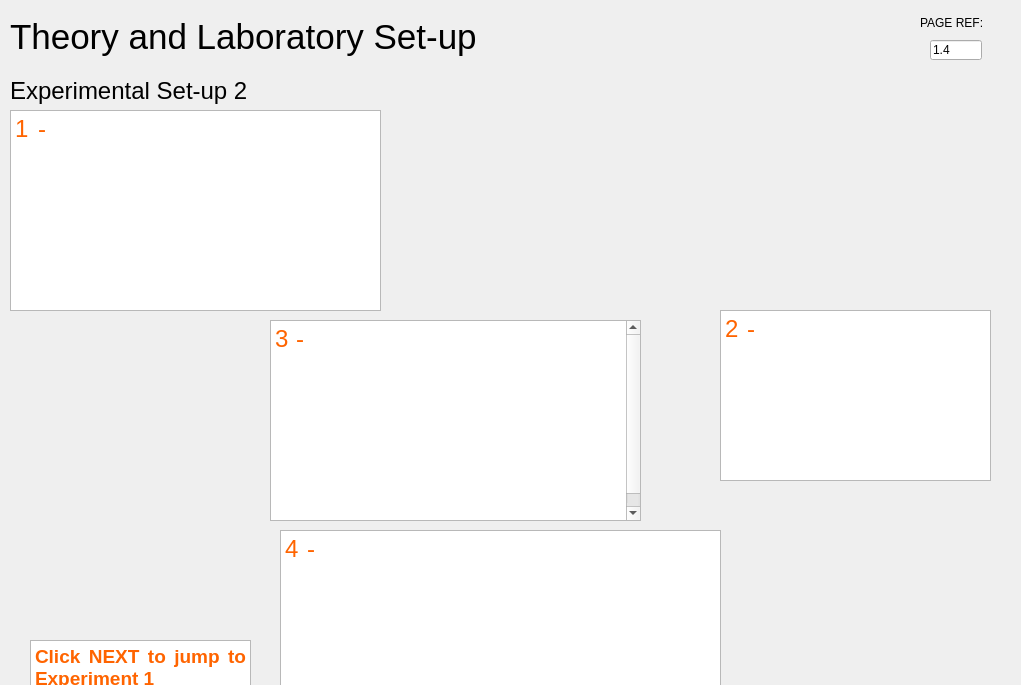
<?xml version="1.0" encoding="UTF-8"?>
<ui version="4.0">
 <class>MainWindow</class>
 <widget class="QMainWindow" name="MainWindow">
  <property name="geometry">
   <rect>
    <x>0</x>
    <y>0</y>
    <width>1021</width>
    <height>685</height>
   </rect>
  </property>
  <property name="windowTitle">
   <string>MainWindow</string>
  </property>
  <widget class="QWidget" name="centralwidget">
   <widget class="QLabel" name="labelTitle">
    <property name="geometry">
     <rect>
      <x>10</x>
      <y>70</y>
      <width>321</width>
      <height>41</height>
     </rect>
    </property>
    <property name="font">
     <font>
      <pointsize>18</pointsize>
     </font>
    </property>
    <property name="text">
     <string>Experimental Set-up 2</string>
    </property>
   </widget>
   <widget class="QTextBrowser" name="textBrowser">
    <property name="geometry">
     <rect>
      <x>270</x>
      <y>320</y>
      <width>371</width>
      <height>201</height>
     </rect>
    </property>
    <property name="html">
     <string>&lt;!DOCTYPE HTML PUBLIC &quot;-//W3C//DTD HTML 4.0//EN&quot; &quot;http://www.w3.org/TR/REC-html40/strict.dtd&quot;&gt;
&lt;html&gt;&lt;head&gt;&lt;meta name=&quot;qrichtext&quot; content=&quot;1&quot; /&gt;&lt;style type=&quot;text/css&quot;&gt;
p, li { white-space: pre-wrap; }
&lt;/style&gt;&lt;/head&gt;&lt;body style=&quot; font-family:'.AppleSystemUIFont'; font-size:13pt; font-weight:400; font-style:normal;&quot;&gt;
&lt;p align=&quot;justify&quot; style=&quot; margin-top:0px; margin-bottom:0px; margin-left:0px; margin-right:0px; -qt-block-indent:0; text-indent:0px;&quot;&gt;&lt;span style=&quot; font-family:'Calibri,sans-serif'; font-size:18pt; color:#ff6400; background-color:transparent;&quot;&gt;3 -&lt;/span&gt;&lt;span style=&quot; font-family:'Calibri,sans-serif'; font-size:12pt; color:#ffffff; background-color:transparent;&quot;&gt; The preparation is attached to a stand. The thread around Achilles tendon is attached to the strain gauge, which will measure the tension generated by the muscle. The muscle bath is rotated so it is vertical, and placed in a beaker of Frog Ringer.&lt;/span&gt;&lt;/p&gt;
&lt;p align=&quot;justify&quot; style=&quot; margin-top:0px; margin-bottom:0px; margin-left:0px; margin-right:0px; -qt-block-indent:0; text-indent:0px; line-height:120%;&quot;&gt;&lt;span style=&quot; font-family:'Calibri,sans-serif'; font-size:12pt; color:#ffffff; background-color:transparent;&quot;&gt;The strain gauge contains a piezo-electric crystal which generates a voltage when a force is applied to it. This happens when the muscle pulls on the hook.&lt;/span&gt;&lt;/p&gt;&lt;/body&gt;&lt;/html&gt;</string>
    </property>
   </widget>
   <widget class="QLabel" name="label_3">
    <property name="geometry">
     <rect>
      <x>10</x>
      <y>320</y>
      <width>261</width>
      <height>241</height>
     </rect>
    </property>
    <property name="text">
     <string/>
    </property>
    <property name="pixmap">
     <pixmap>../img/IM9.png</pixmap>
    </property>
    <property name="scaledContents">
     <bool>true</bool>
    </property>
   </widget>
   <widget class="QLabel" name="label_4">
    <property name="geometry">
     <rect>
      <x>380</x>
      <y>80</y>
      <width>261</width>
      <height>231</height>
     </rect>
    </property>
    <property name="text">
     <string/>
    </property>
    <property name="pixmap">
     <pixmap>../img/IM7.png</pixmap>
    </property>
    <property name="scaledContents">
     <bool>true</bool>
    </property>
   </widget>
   <widget class="QLabel" name="label_5">
    <property name="geometry">
     <rect>
      <x>720</x>
      <y>80</y>
      <width>271</width>
      <height>231</height>
     </rect>
    </property>
    <property name="text">
     <string/>
    </property>
    <property name="pixmap">
     <pixmap>../img/IM8.png</pixmap>
    </property>
    <property name="scaledContents">
     <bool>true</bool>
    </property>
   </widget>
   <widget class="QLabel" name="label_7">
    <property name="geometry">
     <rect>
      <x>720</x>
      <y>490</y>
      <width>271</width>
      <height>221</height>
     </rect>
    </property>
    <property name="text">
     <string/>
    </property>
    <property name="pixmap">
     <pixmap>../img/IM10.png</pixmap>
    </property>
    <property name="scaledContents">
     <bool>true</bool>
    </property>
   </widget>
   <widget class="QLabel" name="labelCurrentWindow">
    <property name="geometry">
     <rect>
      <x>10</x>
      <y>0</y>
      <width>711</width>
      <height>74</height>
     </rect>
    </property>
    <property name="font">
     <font>
      <pointsize>26</pointsize>
     </font>
    </property>
    <property name="text">
     <string>Theory and Laboratory Set-up</string>
    </property>
   </widget>
   <widget class="QLineEdit" name="lineEdit">
    <property name="geometry">
     <rect>
      <x>930</x>
      <y>40</y>
      <width>52</width>
      <height>20</height>
     </rect>
    </property>
    <property name="sizePolicy">
     <sizepolicy hsizetype="Ignored" vsizetype="Fixed">
      <horstretch>0</horstretch>
      <verstretch>0</verstretch>
     </sizepolicy>
    </property>
    <property name="text">
     <string>1.4</string>
    </property>
    <property name="readOnly">
     <bool>true</bool>
    </property>
   </widget>
   <widget class="QLabel" name="labelPageRef">
    <property name="geometry">
     <rect>
      <x>920</x>
      <y>0</y>
      <width>71</width>
      <height>46</height>
     </rect>
    </property>
    <property name="sizePolicy">
     <sizepolicy hsizetype="Maximum" vsizetype="Preferred">
      <horstretch>0</horstretch>
      <verstretch>0</verstretch>
     </sizepolicy>
    </property>
    <property name="text">
     <string>PAGE REF:</string>
    </property>
   </widget>
   <widget class="QPushButton" name="pushButtonMenu">
    <property name="geometry">
     <rect>
      <x>910</x>
      <y>720</y>
      <width>75</width>
      <height>23</height>
     </rect>
    </property>
    <property name="sizePolicy">
     <sizepolicy hsizetype="Maximum" vsizetype="Fixed">
      <horstretch>0</horstretch>
      <verstretch>0</verstretch>
     </sizepolicy>
    </property>
    <property name="minimumSize">
     <size>
      <width>50</width>
      <height>20</height>
     </size>
    </property>
    <property name="text">
     <string>MENU</string>
    </property>
   </widget>
   <widget class="QProgressBar" name="progressBar">
    <property name="geometry">
     <rect>
      <x>168</x>
      <y>721</y>
      <width>649</width>
      <height>21</height>
     </rect>
    </property>
    <property name="sizePolicy">
     <sizepolicy hsizetype="Minimum" vsizetype="Fixed">
      <horstretch>0</horstretch>
      <verstretch>0</verstretch>
     </sizepolicy>
    </property>
    <property name="value">
     <number>1</number>
    </property>
    <property name="textVisible">
     <bool>false</bool>
    </property>
   </widget>
   <widget class="QPushButton" name="pushButtonNext">
    <property name="geometry">
     <rect>
      <x>87</x>
      <y>720</y>
      <width>75</width>
      <height>23</height>
     </rect>
    </property>
    <property name="sizePolicy">
     <sizepolicy hsizetype="Maximum" vsizetype="Fixed">
      <horstretch>0</horstretch>
      <verstretch>0</verstretch>
     </sizepolicy>
    </property>
    <property name="text">
     <string>NEXT</string>
    </property>
   </widget>
   <widget class="QPushButton" name="pushButtonBack">
    <property name="geometry">
     <rect>
      <x>6</x>
      <y>720</y>
      <width>75</width>
      <height>23</height>
     </rect>
    </property>
    <property name="sizePolicy">
     <sizepolicy hsizetype="Maximum" vsizetype="Fixed">
      <horstretch>0</horstretch>
      <verstretch>0</verstretch>
     </sizepolicy>
    </property>
    <property name="text">
     <string>BACK</string>
    </property>
   </widget>
   <widget class="QLabel" name="label_6">
    <property name="geometry">
     <rect>
      <x>823</x>
      <y>707</y>
      <width>81</width>
      <height>49</height>
     </rect>
    </property>
    <property name="sizePolicy">
     <sizepolicy hsizetype="Maximum" vsizetype="Preferred">
      <horstretch>0</horstretch>
      <verstretch>0</verstretch>
     </sizepolicy>
    </property>
    <property name="font">
     <font>
      <pointsize>11</pointsize>
      <weight>75</weight>
      <bold>true</bold>
     </font>
    </property>
    <property name="text">
     <string>PAGE 4 / 4</string>
    </property>
   </widget>
   <widget class="QTextBrowser" name="textBrowser_2">
    <property name="geometry">
     <rect>
      <x>10</x>
      <y>110</y>
      <width>371</width>
      <height>201</height>
     </rect>
    </property>
    <property name="html">
     <string>&lt;!DOCTYPE HTML PUBLIC &quot;-//W3C//DTD HTML 4.0//EN&quot; &quot;http://www.w3.org/TR/REC-html40/strict.dtd&quot;&gt;
&lt;html&gt;&lt;head&gt;&lt;meta name=&quot;qrichtext&quot; content=&quot;1&quot; /&gt;&lt;style type=&quot;text/css&quot;&gt;
p, li { white-space: pre-wrap; }
&lt;/style&gt;&lt;/head&gt;&lt;body style=&quot; font-family:'.AppleSystemUIFont'; font-size:13pt; font-weight:400; font-style:normal;&quot;&gt;
&lt;p align=&quot;justify&quot; style=&quot; margin-top:0px; margin-bottom:0px; margin-left:0px; margin-right:0px; -qt-block-indent:0; text-indent:0px; line-height:120%;&quot;&gt;&lt;span style=&quot; font-family:'Calibri,sans-serif'; font-size:18pt; color:#ff6400; background-color:transparent;&quot;&gt;1 -&lt;/span&gt;&lt;span style=&quot; font-family:'Calibri,sans-serif'; font-size:12pt; color:#ffffff; background-color:transparent;&quot;&gt; The stimulator produces a series of pulses, which can be varied in voltage from 0.1 volts to 100 volts. The duration of each pulse can vary from 0.02 msec to 200 msec. One can give either a single pulse or repeat pulses, at any frequency up to 200 Hz. Each pulse consists of a negative step impulse of direct current.&lt;/span&gt;&lt;/p&gt;&lt;/body&gt;&lt;/html&gt;</string>
    </property>
   </widget>
   <widget class="QTextBrowser" name="textBrowser_3">
    <property name="geometry">
     <rect>
      <x>720</x>
      <y>310</y>
      <width>271</width>
      <height>171</height>
     </rect>
    </property>
    <property name="html">
     <string>&lt;!DOCTYPE HTML PUBLIC &quot;-//W3C//DTD HTML 4.0//EN&quot; &quot;http://www.w3.org/TR/REC-html40/strict.dtd&quot;&gt;
&lt;html&gt;&lt;head&gt;&lt;meta name=&quot;qrichtext&quot; content=&quot;1&quot; /&gt;&lt;style type=&quot;text/css&quot;&gt;
p, li { white-space: pre-wrap; }
&lt;/style&gt;&lt;/head&gt;&lt;body style=&quot; font-family:'.AppleSystemUIFont'; font-size:13pt; font-weight:400; font-style:normal;&quot;&gt;
&lt;p align=&quot;justify&quot; style=&quot; margin-top:0px; margin-bottom:0px; margin-left:0px; margin-right:0px; -qt-block-indent:0; text-indent:0px;&quot;&gt;&lt;span style=&quot; font-family:'Calibri,sans-serif'; font-size:18pt; color:#ff6400; background-color:transparent;&quot;&gt;2 -&lt;/span&gt;&lt;span style=&quot; font-family:'Calibri,sans-serif'; font-size:12pt; color:#ffffff; background-color:transparent;&quot;&gt; The knee joint is placed in the nerve compartment, so that it fixes the muscle at one end. The other end will be fixed by the thread attached to the Achilles tendon.&lt;/span&gt;&lt;/p&gt;&lt;/body&gt;&lt;/html&gt;</string>
    </property>
   </widget>
   <widget class="QTextBrowser" name="textBrowser_4">
    <property name="geometry">
     <rect>
      <x>280</x>
      <y>530</y>
      <width>441</width>
      <height>181</height>
     </rect>
    </property>
    <property name="html">
     <string>&lt;!DOCTYPE HTML PUBLIC &quot;-//W3C//DTD HTML 4.0//EN&quot; &quot;http://www.w3.org/TR/REC-html40/strict.dtd&quot;&gt;
&lt;html&gt;&lt;head&gt;&lt;meta name=&quot;qrichtext&quot; content=&quot;1&quot; /&gt;&lt;style type=&quot;text/css&quot;&gt;
p, li { white-space: pre-wrap; }
&lt;/style&gt;&lt;/head&gt;&lt;body style=&quot; font-family:'.AppleSystemUIFont'; font-size:13pt; font-weight:400; font-style:normal;&quot;&gt;
&lt;p align=&quot;justify&quot; style=&quot; margin-top:0px; margin-bottom:0px; margin-left:0px; margin-right:0px; -qt-block-indent:0; text-indent:0px; line-height:120%;&quot;&gt;&lt;span style=&quot; font-family:'Calibri,sans-serif'; font-size:18pt; color:#ff6400; background-color:transparent;&quot;&gt;4 -&lt;/span&gt;&lt;span style=&quot; font-family:'Calibri,sans-serif'; font-size:12pt; color:#ffffff; background-color:transparent;&quot;&gt; The interface converts the signal to a digital form and plots it as a graph of voltage (x-axis) against time (y-axis). Red channel shows muscle tension (tension units of gram weight) and the green channel shows electrical activity in the muscle (in mV). At last, it is important to calibrate the apparatus, in order to relate the signals on the computer to the force generated by the muscle.&lt;/span&gt;&lt;/p&gt;&lt;/body&gt;&lt;/html&gt;</string>
    </property>
   </widget>
   <widget class="QTextBrowser" name="textBrowser_5">
    <property name="geometry">
     <rect>
      <x>30</x>
      <y>640</y>
      <width>221</width>
      <height>71</height>
     </rect>
    </property>
    <property name="html">
     <string>&lt;!DOCTYPE HTML PUBLIC &quot;-//W3C//DTD HTML 4.0//EN&quot; &quot;http://www.w3.org/TR/REC-html40/strict.dtd&quot;&gt;
&lt;html&gt;&lt;head&gt;&lt;meta name=&quot;qrichtext&quot; content=&quot;1&quot; /&gt;&lt;style type=&quot;text/css&quot;&gt;
p, li { white-space: pre-wrap; }
&lt;/style&gt;&lt;/head&gt;&lt;body style=&quot; font-family:'.AppleSystemUIFont'; font-size:13pt; font-weight:400; font-style:normal;&quot;&gt;
&lt;p align=&quot;justify&quot; style=&quot; margin-top:0px; margin-bottom:0px; margin-left:0px; margin-right:0px; -qt-block-indent:0; text-indent:0px;&quot;&gt;&lt;span style=&quot; font-family:'Calibri,sans-serif'; font-size:14pt; font-weight:600; color:#ff6400; background-color:transparent;&quot;&gt;Click NEXT to jump to Experiment 1&lt;/span&gt;&lt;/p&gt;&lt;/body&gt;&lt;/html&gt;</string>
    </property>
   </widget>
  </widget>
 </widget>
 <resources>
  <include location="../resources.qrc"/>
 </resources>
 <connections/>
</ui>
